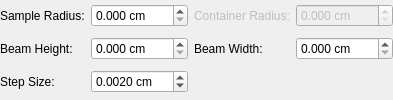
            <widget class="QWidget" name="pgCylinder">
             <layout class="QGridLayout" name="gridLayout_4">
              <property name="leftMargin">
               <number>0</number>
              </property>
              <property name="topMargin">
               <number>0</number>
              </property>
              <property name="rightMargin">
               <number>0</number>
              </property>
              <property name="bottomMargin">
               <number>0</number>
              </property>
              <item row="5" column="3">
               <widget class="QDoubleSpinBox" name="spCylBeamWidth">
                <property name="suffix">
                 <string> cm</string>
                </property>
                <property name="decimals">
                 <number>3</number>
                </property>
                <property name="singleStep">
                 <double>0.100000000000000</double>
                </property>
               </widget>
              </item>
              <item row="5" column="2">
               <widget class="QLabel" name="lbCylBeamWidth">
                <property name="text">
                 <string>Beam Width:</string>
                </property>
               </widget>
              </item>
              <item row="5" column="0">
               <widget class="QLabel" name="lbCylBeamHeight">
                <property name="text">
                 <string>Beam Height:</string>
                </property>
               </widget>
              </item>
              <item row="5" column="1">
               <widget class="QDoubleSpinBox" name="spCylBeamHeight">
                <property name="suffix">
                 <string> cm</string>
                </property>
                <property name="decimals">
                 <number>3</number>
                </property>
                <property name="singleStep">
                 <double>0.100000000000000</double>
                </property>
               </widget>
              </item>
              <item row="7" column="0">
               <widget class="QLabel" name="lbCylStepSize">
                <property name="text">
                 <string>Step Size:</string>
                </property>
               </widget>
              </item>
              <item row="7" column="1">
               <widget class="QDoubleSpinBox" name="spCylStepSize">
                <property name="suffix">
                 <string> cm</string>
                </property>
                <property name="decimals">
                 <number>4</number>
                </property>
                <property name="singleStep">
                 <double>0.001000000000000</double>
                </property>
                <property name="value">
                 <double>0.002000000000000</double>
                </property>
               </widget>
              </item>
              <item row="0" column="0">
               <widget class="QLabel" name="lbCylSampleOuterRadius">
                <property name="text">
                 <string>Sample Radius:</string>
                </property>
               </widget>
              </item>
              <item row="0" column="1">
               <widget class="QDoubleSpinBox" name="spCylSampleOuterRadius">
                <property name="suffix">
                 <string> cm</string>
                </property>
                <property name="decimals">
                 <number>3</number>
                </property>
                <property name="maximum">
                 <double>9999.989999999999782</double>
                </property>
                <property name="singleStep">
                 <double>0.100000000000000</double>
                </property>
               </widget>
              </item>
              <item row="0" column="3">
               <widget class="QDoubleSpinBox" name="spCylCanOuterRadius">
                <property name="enabled">
                 <bool>false</bool>
                </property>
                <property name="suffix">
                 <string> cm</string>
                </property>
                <property name="decimals">
                 <number>3</number>
                </property>
                <property name="maximum">
                 <double>9999.989999999999782</double>
                </property>
                <property name="singleStep">
                 <double>0.100000000000000</double>
                </property>
               </widget>
              </item>
              <item row="0" column="2">
               <widget class="QLabel" name="lbCylCanOuterRadius">
                <property name="enabled">
                 <bool>false</bool>
                </property>
                <property name="text">
                 <string>Container Radius:</string>
                </property>
               </widget>
              </item>
             </layout>
            </widget>
